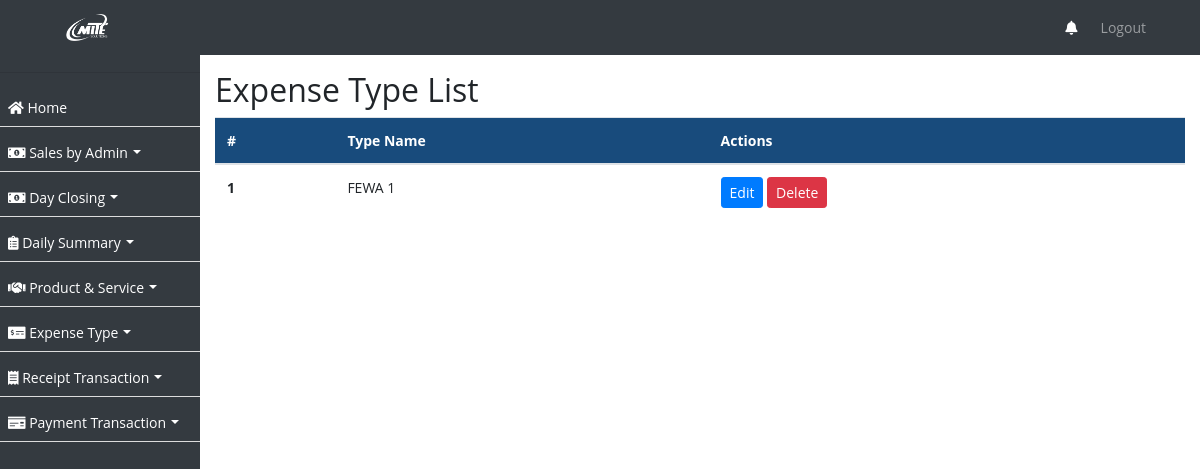
Page /expense-type/ on the earlier database version.
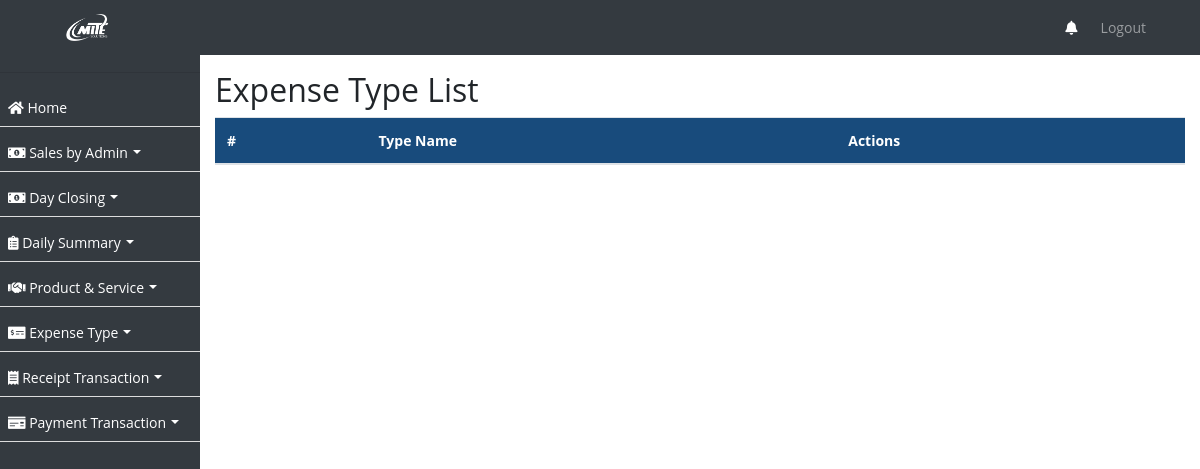
Same page on the later database version.
### ezshopapp/models.py (models this page shows, shortened)
class ExpenseType(models.Model):
    name = models.CharField(max_length=255)
    created_on = models.DateTimeField(auto_now_add=True, null=True)

### ezshopapp/views.py (the view)
# urls.py: path('expense-type/', ExpenseTypeListView.as_view(), name='expense_type_list'),
class ExpenseTypeListView(ListView):
    model = ExpenseType
    template_name = 'expense_type_list.html'
    def get_queryset(self):
        return ExpenseType.objects.order_by('-created_on')

### ezshopapp/templates/expense_type_list.html (shortened to what this page needs)
{% extends 'base.html' %}
{% block content %}
  <h2>Expense Type List</h2>
  <table class="table">
    <thead>
      <tr>
        <th scope="col">#</th>
        <th scope="col">Type Name</th>
        <th scope="col">Actions</th>
      </tr>
    </thead>
    <tbody>
      {% for expense_type in object_list %}
        <tr>
          <th scope="row">{{ forloop.counter }}</th>
          <td>{{ expense_type.name }}</td>
          <td>
            <a href="{% url 'edit_expense_type' expense_type.id %}" class="btn btn-primary btn-sm">Edit</a>
            <form action="{% url 'delete_expense_type' expense_type.id %}" method="post" style="display: inline;">
              <button type="submit" class="btn btn-danger btn-sm">Delete</button>
            </form>
          </td>
        </tr>
      {% endfor %}
    </tbody>
  </table>
{% endblock %}

Differences in the rows shown:
removed ExpenseType: name "FEWA 1"
